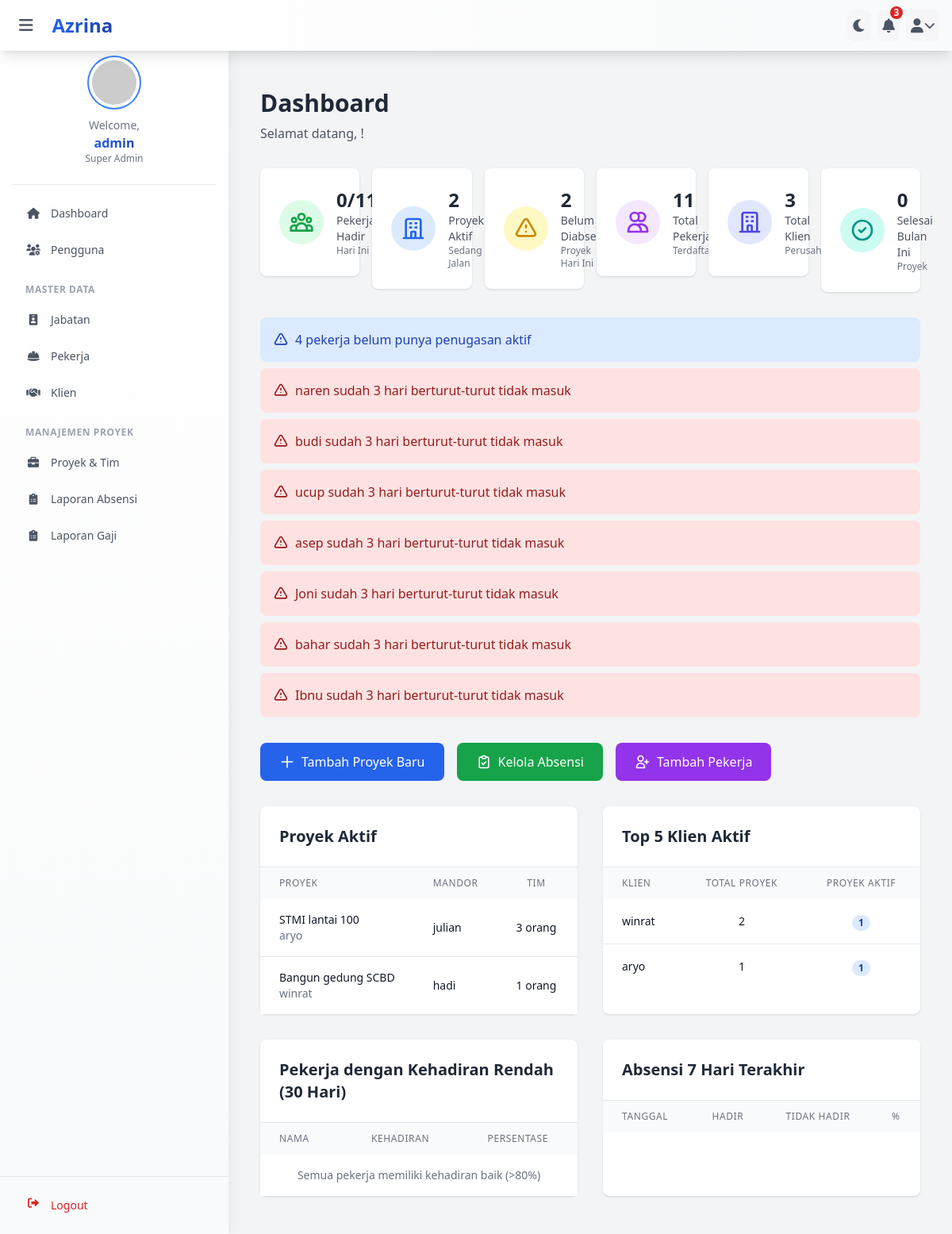
The app's page /dashboardcopy.php (signed in) with its own data.
### tables this page shows
CREATE TABLE `projek` (
  `id_projek` int(11) NOT NULL,
  `id_klien` int(11) NOT NULL,
  `namaprojek` varchar(150) NOT NULL,
  `id_mandor_pekerja` int(11) NOT NULL COMMENT 'FK ke id_pekerja, mandor utama proyek ini',
  `jenisprojek` varchar(100) DEFAULT NULL,
  `status` enum('planning','active','completed') NOT NULL,
  `lokasi` text DEFAULT NULL,
  `tanggal_mulai_projek` date DEFAULT NULL,
  `tanggal_selesai_projek` date DEFAULT NULL
);

CREATE TABLE `klien` (
  `id_klien` int(11) NOT NULL,
  `nama_klien` varchar(100) NOT NULL,
  `alamat_klien` text DEFAULT NULL,
  `no_telp_klien` varchar(20) DEFAULT NULL,
  `email_klien` varchar(100) DEFAULT NULL,
  `created_at` timestamp NOT NULL DEFAULT current_timestamp(),
  `updated_at` timestamp NOT NULL DEFAULT current_timestamp() ON UPDATE current_timestamp()
);

CREATE TABLE `pekerja` (
  `id_pekerja` int(11) NOT NULL,
  `namapekerja` varchar(100) NOT NULL,
  `id_jabatan` int(11) NOT NULL,
  `no_hp` varchar(20) DEFAULT NULL,
  `no_rek` varchar(30) DEFAULT NULL,
  `is_active` tinyint(1) NOT NULL DEFAULT 1
);

### dashboardcopy.php (the view, shortened to what the rows shown need)
<?php
$query_hadir = "SELECT COUNT(DISTINCT a.id_pekerja) as hadir,
                (SELECT COUNT(*) FROM pekerja WHERE is_active = 1) as total_pekerja
                FROM absensi a
                WHERE a.tanggal = CURDATE() AND a.status_hadir = 1";
$result_hadir = mysqli_query($conn, $query_hadir);
$data_hadir = mysqli_fetch_assoc($result_hadir);
$query_proyek_aktif = "SELECT COUNT(*) as total FROM projek WHERE status = 'active'";
$result_proyek = mysqli_query($conn, $query_proyek_aktif);
$proyek_aktif = mysqli_fetch_assoc($result_proyek)['total'];
$query_belum_absen = "SELECT COUNT(DISTINCT p.id_projek) as total
                      FROM projek p
                      WHERE p.status = 'active'
                      AND p.id_projek NOT IN (
                          SELECT DISTINCT id_projek
                          FROM absensi
                          WHERE tanggal = CURDATE()
                      )";
$result_belum_absen = mysqli_query($conn, $query_belum_absen);
$belum_absen = mysqli_fetch_assoc($result_belum_absen)['total'];
$query_klien = "SELECT COUNT(*) as total FROM klien";
$result_klien = mysqli_query($conn, $query_klien);
$total_klien = mysqli_fetch_assoc($result_klien)['total'];
$query_selesai = "SELECT COUNT(*) as total FROM projek
                  WHERE status = 'completed'
                  AND MONTH(tanggal_selesai_projek) = MONTH(CURDATE())
                  AND YEAR(tanggal_selesai_projek) = YEAR(CURDATE())";
$result_selesai = mysqli_query($conn, $query_selesai);
$proyek_selesai = mysqli_fetch_assoc($result_selesai)['total'];
$query_proyek_list = "SELECT p.*, k.nama_klien,
                      pk.namapekerja as nama_mandor,
                      (SELECT COUNT(DISTINCT id_pekerja) FROM proyek_pekerja
                       WHERE id_projek = p.id_projek AND is_active = 1) as jumlah_pekerja,
                      (SELECT COUNT(DISTINCT a.id_pekerja) FROM absensi a
                       WHERE a.id_projek = p.id_projek AND a.tanggal = CURDATE() AND a.status_hadir = 1) as hadir_hari_ini
                      FROM projek p
                      LEFT JOIN klien k ON p.id_klien = k.id_klien
                      LEFT JOIN pekerja pk ON p.id_mandor_pekerja = pk.id_pekerja
                      WHERE p.status = 'active'
                      ORDER BY p.tanggal_mulai_projek DESC
                      LIMIT 5";
$result_proyek_list = mysqli_query($conn, $query_proyek_list);
require_once '/includes/header.php';
?>
<div class="container mx-auto px-4 py-6">
    <div class="mb-8">
        <h1 class="text-3xl font-bold text-gray-800">Dashboard</h1>
    </div>
    <div class="grid grid-cols-1 md:grid-cols-3 lg:grid-cols-6 gap-4 mb-8">
        <a href="absensi/index.php" class="block">
            <div class="bg-white rounded-lg shadow p-6 hover:shadow-lg transition-shadow">
                <div class="flex items-center">
                    <div class="ml-4">
                        <h2 class="text-2xl font-bold text-gray-800"><?php echo $data_hadir['hadir'] ?? 0; ?>/<?php echo $data_hadir['total_pekerja'] ?? 0; ?></h2>
                    </div>
                </div>
            </div>
        </a>
        <a href="proyek/index.php" class="block">
            <div class="bg-white rounded-lg shadow p-6 hover:shadow-lg transition-shadow">
                <div class="flex items-center">
                    <div class="ml-4">
                        <h2 class="text-2xl font-bold text-gray-800"><?php echo $proyek_aktif; ?></h2>
                    </div>
                </div>
            </div>
        </a>
        <a href="absensi/index.php" class="block">
            <div class="bg-white rounded-lg shadow p-6 hover:shadow-lg transition-shadow">
                <div class="flex items-center">
                    <div class="ml-4">
                        <h2 class="text-2xl font-bold text-gray-800"><?php echo $belum_absen; ?></h2>
                    </div>
                </div>
            </div>
        </a>
        <a href="pekerja/index.php" class="block">
            <div class="bg-white rounded-lg shadow p-6 hover:shadow-lg transition-shadow">
                <div class="flex items-center">
                    <div class="ml-4">
                        <h2 class="text-2xl font-bold text-gray-800"><?php echo $data_hadir['total_pekerja'] ?? 0; ?></h2>
                    </div>
                </div>
            </div>
        </a>
        <a href="klien/index.php" class="block">
            <div class="bg-white rounded-lg shadow p-6 hover:shadow-lg transition-shadow">
                <div class="flex items-center">
                    <div class="ml-4">
                        <h2 class="text-2xl font-bold text-gray-800"><?php echo $total_klien; ?></h2>
                    </div>
                </div>
            </div>
        </a>
        <div class="bg-white rounded-lg shadow p-6">
            <div class="flex items-center">
                <div class="ml-4">
                    <h2 class="text-2xl font-bold text-gray-800"><?php echo $proyek_selesai; ?></h2>
                </div>
            </div>
        </div>
    </div>
    <div class="grid grid-cols-1 lg:grid-cols-2 gap-8 mb-8">
        <div class="bg-white rounded-lg shadow">
            <div class="p-6 border-b">
                <h2 class="text-xl font-bold text-gray-800">Proyek Aktif</h2>
            </div>
            <div class="overflow-x-auto">
                <table class="min-w-full">
                    <thead class="bg-gray-50">
                        <tr>
                            <th class="px-6 py-3 text-left text-xs font-medium text-gray-500 uppercase tracking-wider">Proyek</th>
                            <th class="px-6 py-3 text-left text-xs font-medium text-gray-500 uppercase tracking-wider">Mandor</th>
                            <th class="px-6 py-3 text-center text-xs font-medium text-gray-500 uppercase tracking-wider">Tim</th>
                            <th class="px-6 py-3 text-center text-xs font-medium text-gray-500 uppercase tracking-wider">Absensi</th>
                        </tr>
                    </thead>
                    <tbody class="bg-white divide-y divide-gray-200">
                        <?php while ($proyek = mysqli_fetch_assoc($result_proyek_list)): ?>
                        <tr>
                            <td class="px-6 py-4 whitespace-nowrap">
                                <div>
                                    <div class="text-sm font-medium text-gray-900"><?php echo htmlspecialchars($proyek['namaprojek']); ?></div>
                                    <div class="text-sm text-gray-500"><?php echo htmlspecialchars($proyek['nama_klien']); ?></div>
                                </div>
                            </td>
                            <td class="px-6 py-4 whitespace-nowrap text-sm text-gray-900">
                                <?php echo htmlspecialchars($proyek['nama_mandor'] ?? '-'); ?>
                            </td>
                            <td class="px-6 py-4 whitespace-nowrap text-center text-sm text-gray-900">
                                <?php echo $proyek['jumlah_pekerja']; ?> orang
                            </td>
                            <td class="px-6 py-4 whitespace-nowrap text-center">
                            </td>
                        </tr>
                        <?php endwhile; ?>
                    </tbody>
                </table>
            </div>
        </div>
        <div class="bg-white rounded-lg shadow">
            <div class="p-6 border-b">
                <h2 class="text-xl font-bold text-gray-800">Top 5 Klien Aktif</h2>
            </div>
            <div class="overflow-x-auto">
                <table class="min-w-full">
                    <thead class="bg-gray-50">
                        <tr>
                            <th class="px-6 py-3 text-left text-xs font-medium text-gray-500 uppercase tracking-wider">Klien</th>
                            <th class="px-6 py-3 text-center text-xs font-medium text-gray-500 uppercase tracking-wider">Total Proyek</th>
                            <th class="px-6 py-3 text-center text-xs font-medium text-gray-500 uppercase tracking-wider">Proyek Aktif</th>
                        </tr>
                    </thead>
                </table>
            </div>
        </div>
    </div>
    <div class="grid grid-cols-1 lg:grid-cols-2 gap-8">
        <div class="bg-white rounded-lg shadow">
            <div class="p-6 border-b">
                <h2 class="text-xl font-bold text-gray-800">Pekerja dengan Kehadiran Rendah (30 Hari)</h2>
            </div>
            <div class="overflow-x-auto">
                <table class="min-w-full">
                    <thead class="bg-gray-50">
                        <tr>
                            <th class="px-6 py-3 text-left text-xs font-medium text-gray-500 uppercase tracking-wider">Nama</th>
                            <th class="px-6 py-3 text-center text-xs font-medium text-gray-500 uppercase tracking-wider">Kehadiran</th>
                            <th class="px-6 py-3 text-center text-xs font-medium text-gray-500 uppercase tracking-wider">Persentase</th>
                        </tr>
                    </thead>
                </table>
            </div>
        </div>
        <div class="bg-white rounded-lg shadow">
            <div class="p-6 border-b">
                <h2 class="text-xl font-bold text-gray-800">Absensi 7 Hari Terakhir</h2>
            </div>
            <div class="overflow-x-auto">
                <table class="min-w-full">
                    <thead class="bg-gray-50">
                        <tr>
                            <th class="px-6 py-3 text-left text-xs font-medium text-gray-500 uppercase tracking-wider">Tanggal</th>
                            <th class="px-6 py-3 text-center text-xs font-medium text-gray-500 uppercase tracking-wider">Hadir</th>
                            <th class="px-6 py-3 text-center text-xs font-medium text-gray-500 uppercase tracking-wider">Tidak Hadir</th>
                            <th class="px-6 py-3 text-center text-xs font-medium text-gray-500 uppercase tracking-wider">%</th>
                        </tr>
                    </thead>
                </table>
            </div>
        </div>
    </div>
</div>

### records on screen
projek: namaprojek "STMI lantai 100", id_klien.nama_klien "aryo", id_mandor_pekerja.namapekerja "julian", jumlah_pekerja "3"
projek: namaprojek "Bangun gedung SCBD", id_klien.nama_klien "winrat", id_mandor_pekerja.namapekerja "hadi", jumlah_pekerja "1"

### other values on screen
str_replace('_', ' ', $_SESSION['role']) "Super Admin"
$data_hadir['hadir'] "0"
$data_hadir['total_pekerja'] "11"
$proyek_aktif "2"
$belum_absen "2"
$total_klien "3"
$proyek_selesai "0"
$alert['message'] "4 pekerja belum punya penugasan aktif"
$alert['message'] "naren sudah 3 hari berturut-turut tidak masuk"
$alert['message'] "budi sudah 3 hari berturut-turut tidak masuk"
$alert['message'] "ucup sudah 3 hari berturut-turut tidak masuk"
$alert['message'] "asep sudah 3 hari berturut-turut tidak masuk"
$alert['message'] "Joni sudah 3 hari berturut-turut tidak masuk"
$alert['message'] "bahar sudah 3 hari berturut-turut tidak masuk"
$alert['message'] "Ibnu sudah 3 hari berturut-turut tidak masuk"
